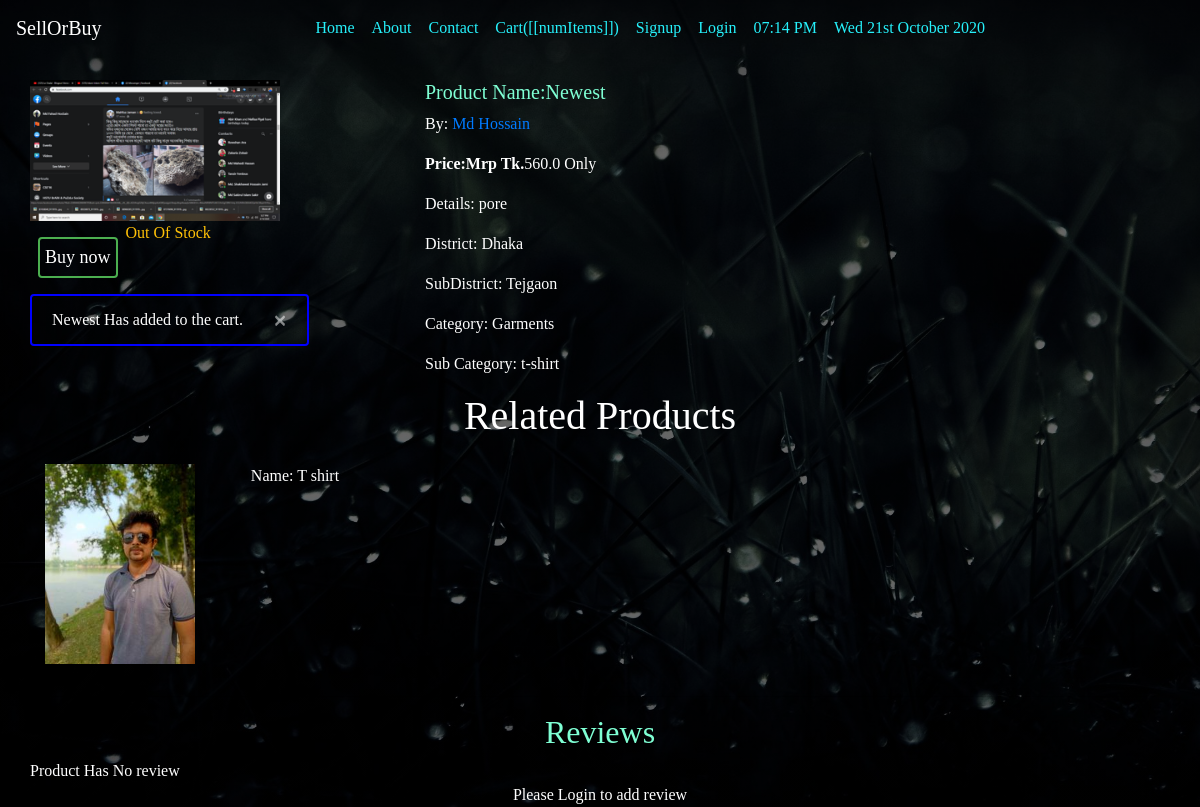
The app's page /prod/8/, older data.
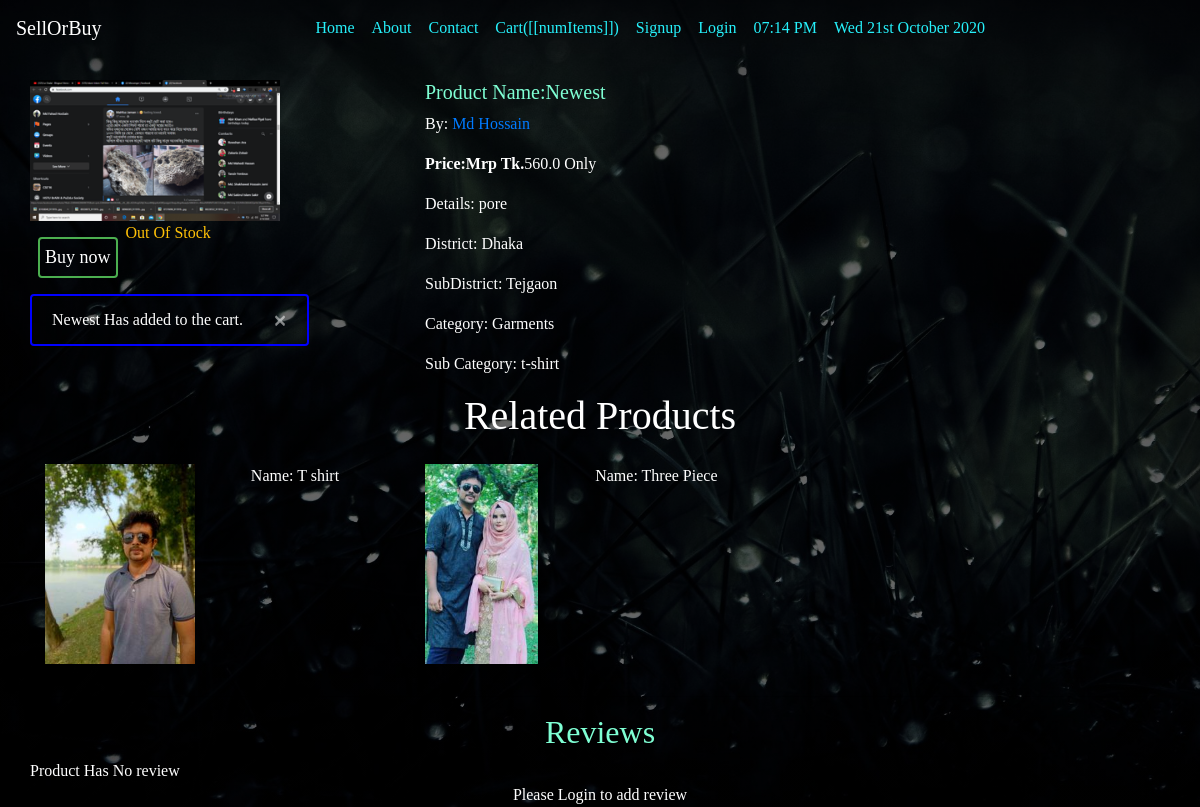
The same page, newer data.
### product/models.py (models this page shows, shortened)
class Product(models.Model):
    user = models.ForeignKey(User, on_delete=models.CASCADE)
    parent=models.ForeignKey('self', related_name='variants', on_delete=models.CASCADE,blank=True,null =True)
    name= models.CharField(max_length=100)
    category= models.ForeignKey(Category, related_name="category_set", on_delete=models.CASCADE)
    subcategory=models.CharField(max_length=100)
    specifications=models.TextField()
    phone=models.CharField(max_length=17)
    district=models.ForeignKey(District,on_delete=models.CASCADE, related_name="district_set")
    subdistrict=models.CharField(max_length=100)
    price=models.FloatField()
    available_quantity= models.IntegerField()
    image = models.ImageField(default='default.jpg',upload_to='product/images')
    views = models.ManyToManyField(User, related_name='post_view')
    timeStamp = models.DateTimeField(default=now)
    def get_rating(self):
        total=sum(int(review['stars']) for review in self.reviews.values())
        if self.reviews.count() > 0:
            return total/self.reviews.count()
        else:
            return 0

### product/views.py (the view)
# urls.py: path('prod/<int:id>/', prod_detail, name='detail'),
def prod_detail(request, id):
    prod = Product.objects.get(id=id)
    if request.method=='POST':
        stars=request.POST['stars']
        content=request.POST['content']
        ProductReview.objects.create(user=request.user,product=prod,stars=stars,content=content)
    cart = Cart(request)
    related_products=list(prod.category.category_set.filter(parent=None).exclude(id=prod.id))
    if len(related_products) >= 3:
        related_products=random.sample(related_products,3)
    if cart.has_product(prod.id):
        prod.in_cart=True
    else:
        prod.in_cart=False
    return render(request, 'product/detail.html', {'prod': prod, 'cart': cart,'related_products':related_products})

### product/cart.py (called while the page is built)
    def has_product(self,product_id):
        if str(product_id) in self.cart:
            return True
        else:
            return False

    def get_total_length(self):
        return sum(int(item['quantity']) for item in self.cart.values())

### product/context_processors.py (called while the page is built)
def cart(request):
    return {'cart':Cart(request)}

### product/models.py (called while the page is built)
    def __str__(self):
        return self.name

    def __str__(self):
        return self.name

### templates/product/detail.html (shortened to what this page needs)
{% extends 'basic.html' %} {% block title %} {{prod.name}}-my cart {% endblock%}
{% block body %}
<div class="container" id="productapp">
  <div class="row">
    <div class="col-md-4 col-sm-8">
      <div class="row">
        <img src="{{prod.image.url}}" style="max-height:250px; max-width:250px;" />
      </div>
      <div class="row">
        <button class="btn btn-primary mx-2 my-3">Buy now</button>
        {% if prod.in_cart %}
        <p>Already In Cart</p>
        {% else %}
        {% if prod.available_quantity > 0 %}
        <button class="btn btn-primary mx-2 my-3" @click="addToCart({{prod.id}})">
          Add to Cart
        </button>
        {% else %}
        <p class="text-warning">Out Of Stock</p>
        {% endif %}
        {% endif %}
        <div class="alert alert-info alert-dismissible fade show" role="alert" v-if="showMeassage">
          <strong></strong>{{prod.name}} Has added to the cart.
          <button type="button" class="close" data-dismiss="alert" aria-label="Close">
            <span aria-hidden="true">&times;</span>
          </button>
        </div>
      </div>
    </div>
    <div class="col-md-8 col-sm-12 text-left">
      <h5>Product Name:{{prod.name}}</h5>
      <p>By: <a href="/session/otherprofile/{{prod.user.username}}/">{{prod.user.get_full_name}}</a> </p>
      <p><b>Price:Mrp Tk.</b>{{prod.price}} Only</p>
      <p>Details: {{prod.specifications}}</p>
      <p>District: {{prod.district}}</p>
      <p>SubDistrict: {{prod.subdistrict}}</p>
      <p>Category: {{prod.category}}</p>
      <p>Sub Category: {{prod.subcategory}}</p>
    </div>
  </div>
  {% if related_products %}
  <h1>Related Products</h1>
  {% with related_products as products %}
  {% include 'product/related.html' %}
  {% endwith %}
  {% endif %}
  <hr>
{% if prod.get_rating %}
  <h2>Reviews({{prod.get_rating|floatformat:1}})</h2>
{% else %}
  <h2>Reviews</h2>
{% endif %}
  <div class="row">
    {% for review in prod.reviews.all %}
    <div class="col-md-4 justify-content-left">
      <p>
        <strong>Date:</strong>{{review.date_added|date:"Y-m-d"}},
        <strong>Stars:</strong>{{review.stars}},
      <p>{{review.content}}</p>
          </div>
      {% empty %}
      Product Has No review
    {% endfor %}
  </div>
  <div class="container text-white">
    {% if request.user.is_authenticated %}
    <H1 class="text-white">Review Product</H1>
    <form action="." method="post">
      {% csrf_token %}
      <div class="row">
        <div class="col">
          <div class="form-group">
            <label>Stars</label>
            <div class="control">
              <div class="select">
                <select name="stars" id="">
                  <option value="1">1</option>
                  <option value="2">2</option>
                  <option value="3" selected>3</option>
                  <option value="4">4</option>
                  <option value="5">5</option>
                </select>
              </div>
            </div>
          </div>
        </div>
        <div class="col">
          <div class="form-group">
            <label for="content">Content</label>
            <div class="control">
              <textarea name="content" id="" cols="30" rows="10" class="textarea"></textarea>
            </div>
          </div>
        </div>
      </div>
      <div class="row">
        <div class="control">
          <input type="submit" value="Submit" class="btn btn-sm">
        </div>
      </div>
    </form>
    {% else %}
    <p>Please Login to add review</p>
    {% endif %}
  </div>
</div>
{% endblock %}

### templates/product/related.html
<div class="row">
    {% for i in products %}
    <div class="col-md-4  my-3 text-white">
      <a href="/prod/{{i.id}}/">
        <div class="media">
          <img src="{{i.image.url}}" style="max-width:200px;max-height:200px;" />
          <div class="media-body text-white">
            Name: {{i.name}}
          </div>
        </div>
      </a>
    </div>
    {% endfor %}
  </div>

Row changes from the older to the newer data that the page shows:
added Product: image (picture), name "Three Piece"
